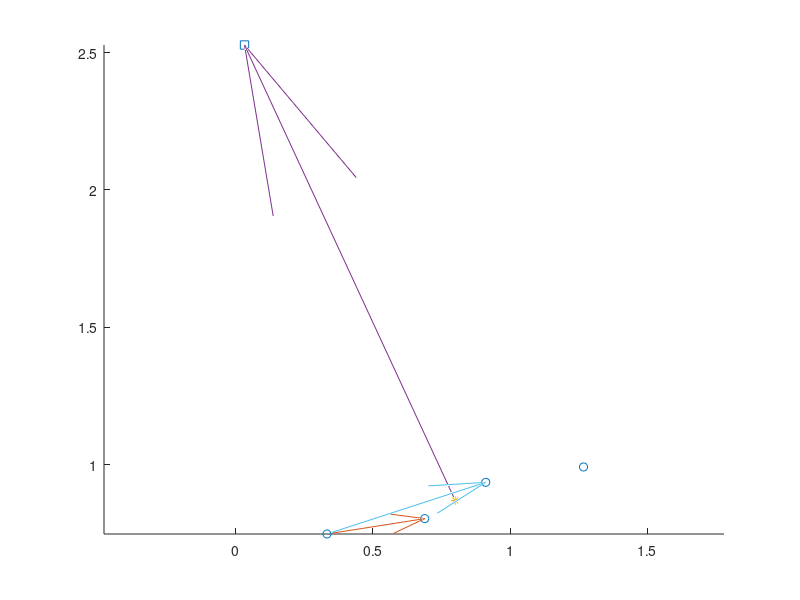

The MATLAB script that drew this image:
clear variables, close all
% three random points in 3d
P = rand(3,3);
% vectors
V1 = P(2,:)-P(1,:);
V2 = P(3,:)-P(1,:);
% add one point on the plane defined by the previous three points
P = [P; P(1,:)+V1+V2];
% plot points
figure, hold on, axis equal
plot3(P(:,1),P(:,2),P(:,3),'o');
quiver3(P(1,1),P(1,2),P(1,3),V1(1),V1(2),V1(3),'AutoScale','off')
quiver3(P(1,1),P(1,2),P(1,3),V2(1),V2(2),V2(3),'AutoScale','off')
% plane center
B0 = mean(P,1);
% plot
plot3(B0(1),B0(2),B0(3),'*');
% orthogonal vector
W = cross(V2,V1);
% unit vector
U = W/sqrt(sum(W.^2,2));
% project B by the distance k
k = 2;
B = B0+k*U;
% plot
quiver3(B0(1),B0(2),B0(3),k*U(1),k*U(2),k*U(3),'AutoScale','off');
plot3(B(1),B(2),B(3),'s');